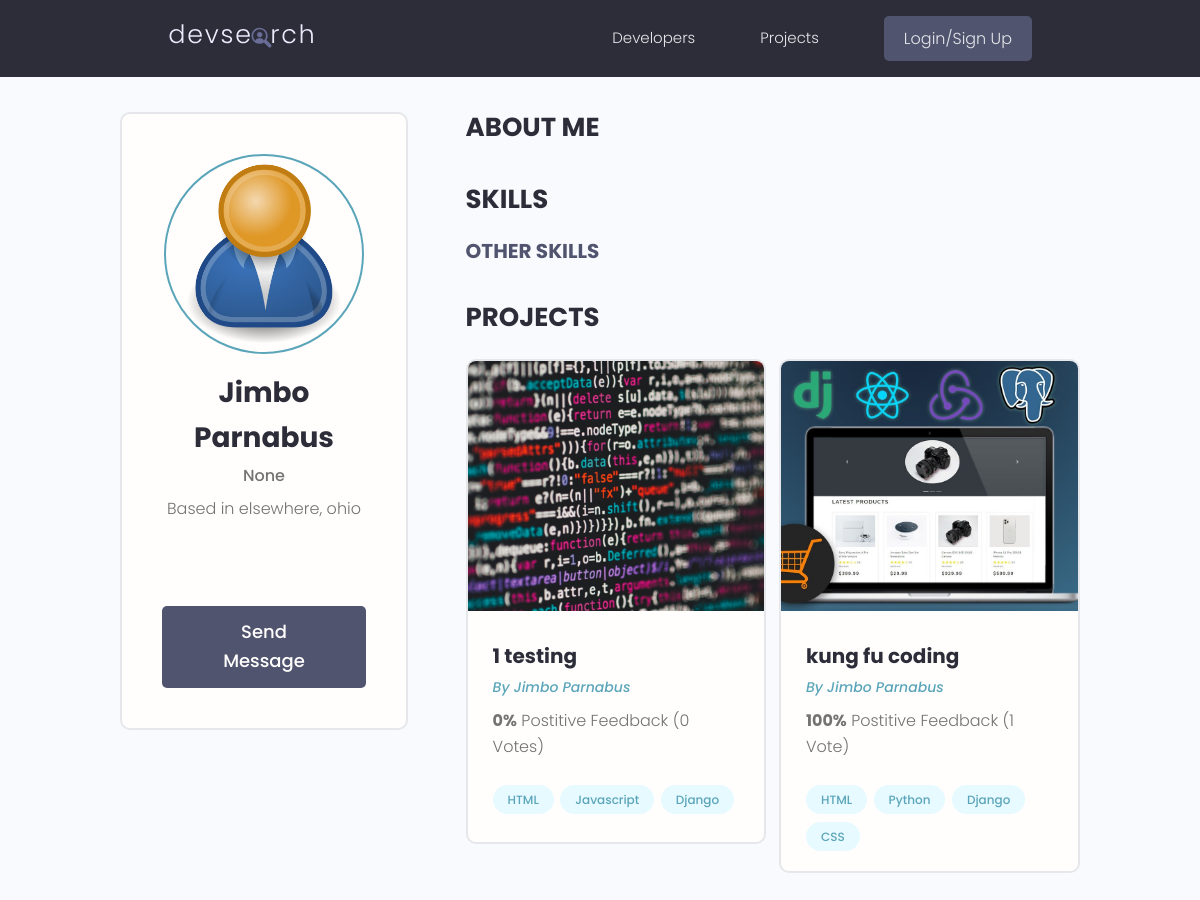
Screenshot of /profile/21cbbe35-b3c0-4b8e-969f-8dac133762aa/ with the database file from the repository.
### users/models.py (models this page shows, shortened)
class Profile(models.Model):
    user = models.OneToOneField(User, on_delete=models.CASCADE, null=True, blank=True)
    name = models.CharField(max_length=200, blank=True, null=True)
    username = models.CharField(max_length=200, blank=True, null=True)
    location = models.CharField(max_length=200, blank=True, null=True)
    email = models.EmailField(max_length=500, blank=True, null=True)
    short_intro = models.CharField(max_length=200, blank=True, null=True)
    bio = models.TextField(blank=True, null=True)
    profile_image = models.ImageField(
        null=True,
        blank=True,
        upload_to="profiles/",
        default="profiles/user-default.png",
    )
    social_github = models.CharField(max_length=200, blank=True, null=True)
    social_twitter = models.CharField(max_length=200, blank=True, null=True)
    social_linkedin = models.CharField(max_length=200, blank=True, null=True)
    social_youtube = models.CharField(max_length=200, blank=True, null=True)
    social_website = models.CharField(max_length=200, blank=True, null=True)
    created = models.DateTimeField(auto_now_add=True)
    id = models.UUIDField(
        default=uuid.uuid4, unique=True, primary_key=True, editable=False
    )

### projects/models.py (models this page shows, shortened)
class Project(models.Model):
    owner = models.ForeignKey(Profile, null=True, blank=True, on_delete=models.SET_NULL)
    title = models.CharField(max_length=200)
    description = models.TextField(null=True, blank=True)
    featured_image = models.ImageField(null=True, blank=True, default="default.jpg")
    demo_link = models.CharField(max_length=2000, null=True, blank=True)
    source_link = models.CharField(max_length=2000, null=True, blank=True)
    tags = models.ManyToManyField("Tag", blank=True)
    vote_total = models.IntegerField(default=0, null=True, blank=True)
    vote_ratio = models.IntegerField(default=0, null=True, blank=True)
    created = models.DateTimeField(auto_now_add=True)
    id = models.UUIDField(
        default=uuid.uuid4, unique=True, primary_key=True, editable=False
    )
    class Meta:
        ordering = [
            "title",
            "-created",  # -vote_ratio", "-vote_total"
        ]

class Tag(models.Model):
    name = models.CharField(max_length=200)
    created = models.DateTimeField(auto_now_add=True)
    id = models.UUIDField(
        default=uuid.uuid4, unique=True, primary_key=True, editable=False
    )
    def __str__(self) -> str:
        return self.name

### users/views.py (the view)
# urls.py: path("profile/<str:pk>/", views.userProfile, name="userProfile"),
def userProfile(requests, pk):
    profileObj = Profile.objects.get(id=pk)
    context = {
        "profile": profileObj,
    }
    return render(requests, "users/user-profile.html", context)

### users/templates/users/user-profile.html (shortened to what this page needs)
{% extends 'main.html' %}
{% block content %}
<main class="profile my-md">
    <div class="container">
        <div class="layout">
            <div class="column column--1of3">
                <div class="card text-center">
                    <div class="card__body dev">
                        <img class="avatar avatar--xl" src="{{profile.profile_image.url}}" />
                        <h2 class="dev__name">{{profile.name}}</h2>
                        <p class="dev__title">{{profile.short_intro}}</p>
                        <p class="dev__location">Based in {{profile.location}}</p>
                        <ul class="dev__social">
                        </ul>
                        <a href="#" class="btn btn--sub btn--lg">Send Message </a>
                    </div>
                </div>
            </div>
            <div class="column column--2of3">
                <div class="devInfo">
                    <h3 class="devInfo__title">About Me</h3>
                </div>
                <div class="devInfo">
                    <h3 class="devInfo__title">Skills</h3>
                    <div class="devInfo__skills">
                        <h3 class="devInfo__subtitle">Other Skills</h3>
                    </div>
                </div>
                <div class="devInfo">
                    <h3 class="devInfo__title">Projects</h3>
                    <div class="grid grid--two">
                        {% for project in profile.project_set.all %}
                        <div class="column">
                            <div class="card project">
                                <a href="{% url 'project' project.id %}" class="project">
                                    <img class="project__thumbnail" src="{{project.featured_image.url}}"
                                        alt="project thumbnail" />
                                    <div class="card__body">
                                        <h3 class="project__title">{{project.title}}</h3>
                                        <p><a class="project__author" href="{% url 'userProfile' project.owner.id %}">By {{project.owner.name}}</a>
                                        </p>
                                        <p class="project--rating">
                                            <span style="font-weight: bold;">{{project.vote_ratio}}%</span> Postitive
                                            Feedback ({{project.vote_total}} Vote{{project.vote_total|pluralize:"s"}})
                                        </p>
                                        <div class="project__tags">
                                            {% for tag in project.tags.all %}
                                            <span class="tag tag--pill tag--main">
                                                <small>{{tag}}</small>
                                            </span>
                                            {% endfor %}
                                        </div>
                                    </div>
                                </a>
                            </div>
                        </div>
                        {% endfor %}
                    </div>
                </div>
            </div>
        </div>
    </div>
</main>
{% endblock %}

### static/styles/app.css (style rules this page uses)
:root { --color-sub: #2d2d39; }
.btn--sub { background-color: var(--color-sub-light); }
.card { border: 2px solid var(--color-light); }
img { width: 100%; }
.profile .card > .dev { padding: 4rem; }
.dev__name { color: var(--color-sub); font-size: 2.8rem; font-weight: 700; margin-top: 1rem; margin-bottom: 0.5rem; }
.dev__title { font-size: 1.6rem; font-weight: 500; line-height: 1.3; }
.dev__location { margin-top: 1rem; }
.dev__social { margin: 3rem 0; list-style: none; display: flex; justify-content: center; gap: 1.5rem; }
.devInfo { margin-bottom: 3rem; }
.devInfo__title, .devInfo__subtitle { font-size: 2.6rem; color: var(--color-sub); text-transform: uppercase; font-weight: 700; margin-bottom: 1.5rem; }
.devInfo__subtitle { font-size: 2rem; color: var(--color-sub-light); }
.project__author { font-size: 1.4rem; font-style: italic; }
.project--rating { margin-bottom: 1.6em; margin-top: .5em; }
.project__thumbnail { height: 25rem; object-fit: cover; object-position: top center; }
.project__title { font-size: 2rem; font-weight: 700; color: var(--color-sub); }

### static/uikit/styles/modules/_variables.css (style rules this page uses)
:root { --color-main: #5aa5b9; --color-main-light: #e6faff; --color-sub: #3f4156; --color-sub-light: #51546e; --color-sub-lighter: #ededfd; --color-text: #737373; --color-gray: #8b8b8b; --color-light: #e5e7eb; --color-light-gray: #767676; --color-bg: #f8fafd; --color-white: #fffefd; --color-white-light: #f3f3f3; --color-success: #359e64; --color-success-bg: #def8e8; --color-error: #fc4b0b; --color-error-bg: #fff2ee; --font-base: 'Poppins', arial, helvetica, 'Segoe UI', roboto, ubuntu, sans-serif; --font-monospace: 'Fira Code', 'Courier New', courier, monospace; --font-regular: 300; --font-medium: 500; --font-bold: 700; --generic-shadow: 1px 1px 5px #00000010; --generic-transition: all 0.3s ease-in-out; }

### static/uikit/styles/modules/_base.css (style rules this page uses)
* { margin: 0; padding: 0; box-sizing: border-box; text-rendering: optimizeLegibility; color: inherit; font-size: inherit; }
html { font-size: 50%; }
@media only screen and (min-width: 480px) { html { font-size: 56.25%; } }
@media only screen and (min-width: 1200px) { html { font-size: 62.5%; } }
body { line-height: 1.6; font-weight: 400; font-size: 1.5rem; color: var(--color-text); background-color: var(--color-bg); min-height: 100vh; }

### static/uikit/styles/modules/_typography.css (style rules this page uses)
* { font-family: var(--font-base); }
h2 { font-size: 3.6rem; font-weight: var(--font-bold); }
h3 { font-size: 3.2rem; font-weight: var(--font-medium); }
p, span, strong { font-size: 1.6rem; color: var(--color-text); font-weight: var(--font-regular); }
a { padding-bottom: 2px; text-decoration: none; display: inline-block; color: var(--color-main); font-weight: var(--font-medium); }

### static/uikit/styles/modules/_utilities.css (style rules this page uses)
.container { width: 92%; max-width: 165rem; margin: 0 auto; box-sizing: border-box; }
@media screen and (min-width: 1000px) { .container { width: 90%; } }
@media screen and (min-width: 1200px) { .container { width: 80%; } }
.text-center { text-align: center; }
.my-md { margin: 3rem auto; }

### static/uikit/styles/modules/_avatar.css (style rules this page uses)
.avatar { border-radius: 50%; border: 2px solid var(--color-main); object-fit: cover; }
.avatar--xl { height: 20rem; width: 20rem; }

### static/uikit/styles/modules/_button.css (style rules this page uses)
.btn { display: inline-block; position: relative; cursor: pointer; background-color: var(--color-light); font-weight: var(--font-medium); color: var(--color-sub); text-decoration: none; padding: 1rem 2rem; border-radius: 0.5rem; border: none; width: -webkit-fit-content; width: -moz-fit-content; width: fit-content; height: -webkit-fit-content; height: -moz-fit-content; height: fit-content; font-size: 1.6rem; outline-width: 0; outline-color: transparent; -webkit-backface-visibility: hidden; backface-visibility: hidden; transition: all 0.3s ease-in-out; }
.btn--sub { background-color: var(--color-sub); color: var(--color-white); }
.btn--lg { font-size: 1.8rem; padding: 1.2rem 4.5rem; }

### static/uikit/styles/modules/_card.css (style rules this page uses)
.card { border-radius: 1rem; background-color: var(--color-white); border: 1.5px solid var(--color-light); width: auto; height: auto; margin-top: 0.5rem; margin-bottom: 0.5rem; overflow: hidden; }
.card__body, .card__header { padding: 2rem 2.5rem; }

### static/uikit/styles/modules/_grid.css (style rules this page uses)
.grid { display: flex; flex-wrap: wrap; justify-content: flex-start; align-items: stretch; }
.grid > .column { min-width: 28rem; margin-bottom: 2.5rem; }
.grid--two > .column { flex-basis: 100%; }
@media screen and (min-width: 800px) { .grid--two { margin-right: -2%; } }
@media screen and (min-width: 800px) { .grid--two > .column { margin-right: 2%; } }
@media screen and (min-width: 800px) { .grid--two > .column { flex-basis: 48%; } }

### rows the page displays
Profile: profile_image (placeholder picture), name "Jimbo Parnabus", short_intro "None", location "elsewhere, ohio"
Project: featured_image (picture), title "1 testing", owner.name "Jimbo Parnabus", vote_ratio "0", vote_total "0"
Tag: name "HTML"
Tag: name "Javascript"
Tag: name "Django"
Project: featured_image (picture), title "kung fu coding", owner.name "Jimbo Parnabus", vote_ratio "100", vote_total "1"
Tag: name "Python"
Tag: name "CSS"
